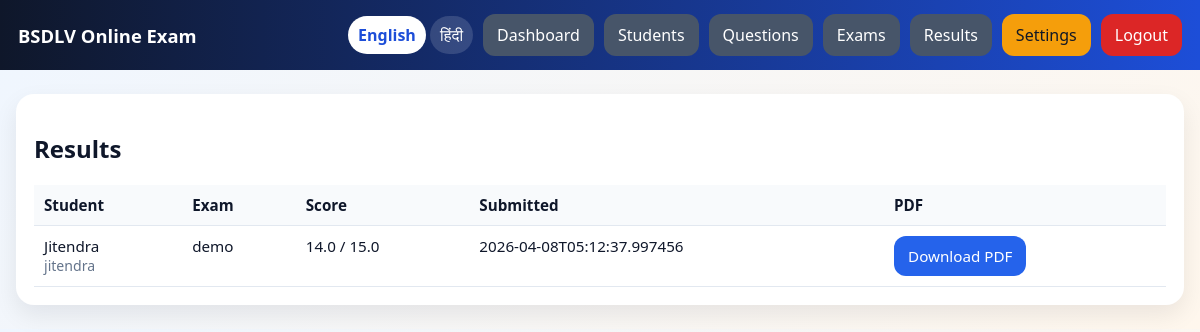
Page /admin/results (signed in) on the committed database.
### tables this page shows
CREATE TABLE settings (
        key TEXT PRIMARY KEY,
        value TEXT
    );

CREATE TABLE results (
        id INTEGER PRIMARY KEY AUTOINCREMENT,
        exam_id INTEGER,
        student_id INTEGER,
        score REAL,
        total_marks REAL,
        answers_json TEXT,
        started_at TEXT,
        submitted_at TEXT,
        UNIQUE(exam_id, student_id)
    );

CREATE TABLE students (
        id INTEGER PRIMARY KEY AUTOINCREMENT,
        student_id TEXT UNIQUE,
        name TEXT,
        student_class TEXT,
        section TEXT,
        password TEXT,
        photo TEXT
    );

CREATE TABLE exams (
        id INTEGER PRIMARY KEY AUTOINCREMENT,
        title TEXT,
        subject TEXT,
        student_class TEXT,
        section TEXT,
        duration_minutes INTEGER DEFAULT 30,
        negative_marks REAL DEFAULT 0,
        pass_marks REAL DEFAULT 0,
        instructions TEXT,
        question_ids_json TEXT,
        is_active INTEGER DEFAULT 1
    );

### app.py (the view)
@app.route('/admin/results')
@admin_required
def admin_results():
    rows = q("""SELECT r.*, e.title exam_title, s.name student_name, s.student_id roll_no
                FROM results r
                JOIN exams e ON e.id=r.exam_id
                JOIN students s ON s.id=r.student_id
                ORDER BY r.id DESC""")
    return render_template('results.html', results=rows)

### app.py (called while the page is built)
def get_db():
    if 'db' not in g:
        g.db = sqlite3.connect(DB_PATH)
        g.db.row_factory = sqlite3.Row
    return g.db

def q(sql, params=(), one=False, commit=False):
    db = get_db()
    cur = db.execute(sql, params)
    if commit:
        db.commit()
    if sql.lstrip().upper().startswith("SELECT"):
        rows = cur.fetchall()
        return (rows[0] if rows else None) if one else rows
    return cur.lastrowid

def setting(key, default=''):
    row = q("SELECT value FROM settings WHERE key=?", (key,), one=True)
    return row['value'] if row else default

@app.context_processor
def inject_globals():
    lang = session.get('lang', 'en')
    return {
        'T': TRANSLATIONS.get(lang, TRANSLATIONS['en']),
        'lang': lang,
        'site_title': setting('site_title', 'BSDLV Online Exam'),
        'logo_file': setting('logo', '')
    }

def admin_required(fn):
    @wraps(fn)
    def wrapper(*args, **kwargs):
        if session.get('admin_id'):
            return fn(*args, **kwargs)
        flash('Admin login required')
        return redirect(url_for('admin_login'))
    return wrapper

### templates/results.html
{% extends 'base.html' %}
{% block content %}
<div class="card">
  <h2>Results</h2>
  <table>
    <tr><th>Student</th><th>Exam</th><th>Score</th><th>Submitted</th><th>PDF</th></tr>
    {% for r in results %}
    <tr>
      <td>{{ r.student_name }}<div class="small muted">{{ r.roll_no }}</div></td>
      <td>{{ r.exam_title }}</td>
      <td>{{ r.score }} / {{ r.total_marks }}</td>
      <td>{{ r.submitted_at }}</td>
      <td><a class="btn" href="{{ url_for('admin_result_pdf', rid=r.id) }}">Download PDF</a></td>
    </tr>
    {% endfor %}
  </table>
</div>
{% endblock %}

### templates/base.html (shortened to what this page needs)
<!doctype html>
<html lang="{{ lang }}">
<head>
</head>
<body>
  <div class="nav">
    <div class="brand">
      <div>{{ site_title }}</div>
    </div>
    <div class="top-actions">
      <div class="lang">
        <a class="{{ 'active' if lang=='en' else '' }}" href="{{ url_for('switch_language', lang_code='en') }}">English</a>
        <a class="{{ 'active' if lang=='hi' else '' }}" href="{{ url_for('switch_language', lang_code='hi') }}">हिंदी</a>
      </div>
      {% if session.get('admin_id') %}
        <a class="btn secondary" href="{{ url_for('admin_dashboard') }}">{{ T.dashboard }}</a>
        <a class="btn secondary" href="{{ url_for('admin_students') }}">{{ T.students }}</a>
        <a class="btn secondary" href="{{ url_for('admin_questions') }}">{{ T.questions }}</a>
        <a class="btn secondary" href="{{ url_for('admin_exams') }}">{{ T.exams }}</a>
        <a class="btn secondary" href="{{ url_for('admin_results') }}">{{ T.results }}</a>
        <a class="btn warn" href="{{ url_for('admin_settings') }}">Settings</a>
        <a class="btn danger" href="{{ url_for('logout') }}">{{ T.logout }}</a>
      {% elif session.get('student_id') %}
        <a class="btn secondary" href="{{ url_for('student_dashboard') }}">{{ T.dashboard }}</a>
        <a class="btn secondary" href="{{ url_for('student_admit_card') }}">{{ T.admit_card }}</a>
        <a class="btn danger" href="{{ url_for('logout') }}">{{ T.logout }}</a>
      {% else %}
        <a class="btn secondary" href="{{ url_for('admin_login') }}">{{ T.admin_login }}</a>
        <a class="btn success" href="{{ url_for('student_login') }}">{{ T.student_login }}</a>
      {% endif %}
    </div>
  </div>
  <div class="wrap">
    {% block content %}{% endblock %}
  </div>
</body>
</html>

### templates/base.html (style rules this page uses)
:root { --bg:#0f172a; --card:#ffffff; --text:#0f172a; --muted:#64748b; --primary:#2563eb; --accent:#f59e0b; --soft:#e2e8f0; --softbg:#f8fafc; --danger:#dc2626; --success:#16a34a; }
* { box-sizing:border-box }
body { margin:0;font-family:Segoe UI,Arial,sans-serif;background:linear-gradient(135deg,#eff6ff,#fff7ed);color:var(--text) }
a { text-decoration:none;color:inherit }
.nav { background:linear-gradient(90deg,#0f172a,#1d4ed8);color:#fff;padding:14px 18px;display:flex;justify-content:space-between;align-items:center;gap:12px;flex-wrap:wrap }
.brand { display:flex;align-items:center;gap:12px;font-weight:700;font-size:1.15rem }
.wrap { max-width:1200px;margin:24px auto;padding:0 16px }
.card { background:var(--card);border-radius:18px;box-shadow:0 10px 25px rgba(2,6,23,.08);padding:18px;margin-bottom:18px }
button,.btn { display:inline-block;background:var(--primary);color:#fff;border:none;cursor:pointer;padding:10px 14px;border-radius:12px;width:auto }
.btn.secondary { background:#475569 }
.btn.warn { background:var(--accent);color:#111827 }
.btn.danger { background:var(--danger) }
.top-actions { display:flex;gap:10px;flex-wrap:wrap;align-items:center }
table { width:100%;border-collapse:collapse;font-size:.95rem }
th,td { padding:10px;border-bottom:1px solid #e2e8f0;text-align:left;vertical-align:top }
th { background:#f8fafc }
.muted { color:var(--muted) }
.lang a { padding:8px 10px;border-radius:999px;background:rgba(255,255,255,.14);color:#fff }
.lang a.active { background:#fff;color:#1d4ed8;font-weight:700 }
.small { font-size:.88rem }

### rows in the picture
settings: value "BSDLV Online Exam"
results: student_name "Jitendra", roll_no "jitendra", exam_title "demo", score "14.0", total_marks "15.0", submitted_at "2026-04-08T05:12:37.997456"

### other values in the picture
{{ T.dashboard }} "Dashboard"
{{ T.students }} "Students"
{{ T.questions }} "Questions"
{{ T.exams }} "Exams"
{{ T.results }} "Results"
{{ T.logout }} "Logout"
